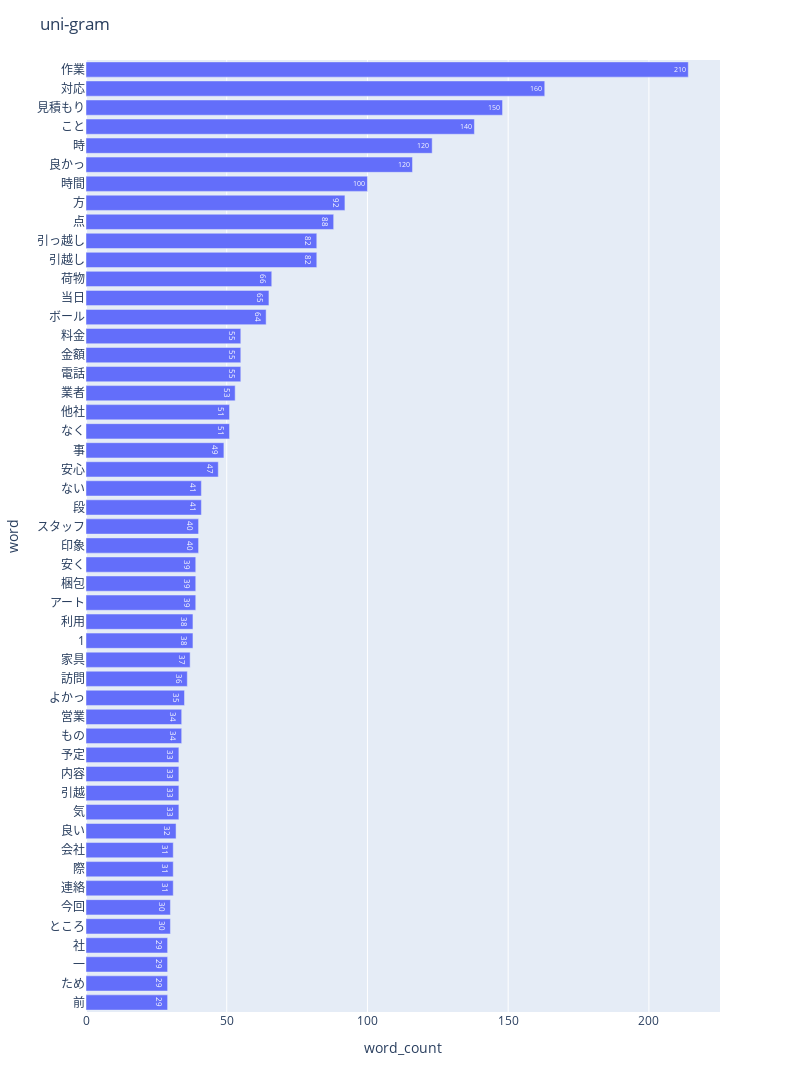

Notebook source saved alongside this figure:
### Code cell
# nlplotで直近1カ月のレビューを可視化・分析
# 頻出単語
import nlplot

npt = nlplot.NLPlot(ato_2022, target_col='words')

# top_nで頻出上位単語, min_freqで頻出下位単語を指定
stopwords = npt.get_stopword(top_n=0, min_freq=0)

npt.bar_ngram(
    title='uni-gram',
    xaxis_label='word_count',
    yaxis_label='word',
    ngram=1,
    top_n=50,
    stopwords=stopwords,
)

### Figure 1 — Plotly figure (JSON) as saved in the notebook; plotly's stock layout.template omitted (floating-point values rounded to 4 significant figures)
{"data": [{"alignmentgroup": "True", "hovertemplate": "word_count=%{text}<br>word=%{y}<extra></extra>", "legendgroup": "", "marker": {"pattern": {"shape": ""}}, "name": "", "offsetgroup": "", "orientation": "h", "showlegend": false, "text": [29, 29, 29, 29, 30, 30, 31, 31, 31, 32, 33, 33, 33, 33, 34, 34, 35, 36, 37, 38, 38, 39, 39, 39, 40, 40, 41, 41, 47, 49, 51, 51, 53, 55, 55, 55, 64, 65, 66, 82, 82, 88, 92, 100, 116, 123, 138, 148, 163, 214], "textposition": "auto", "texttemplate": "%{text:.2s}", "type": "bar", "x": [29, 29, 29, 29, 30, 30, 31, 31, 31, 32, 33, 33, 33, 33, 34, 34, 35, 36, 37, 38, 38, 39, 39, 39, 40, 40, 41, 41, 47, 49, 51, 51, 53, 55, 55, 55, 64, 65, 66, 82, 82, 88, 92, 100, 116, 123, 138, 148, 163, 214], "xaxis": "x", "y": ["前", "ため", "一", "社", "ところ", "今回", "連絡", "際", "会社", "良い", "気", "引越", "内容", "予定", "もの", "営業", "よかっ", "訪問", "家具", "1", "利用", "アート", "梱包", "安く", "印象", "スタッフ", "段", "ない", "安心", "事", "なく", "他社", "業者", "電話", "金額", "料金", "ボール", "当日", "荷物", "引越し", "引っ越し", "点", "方", "時間", "良かっ", "時", "こと", "見積もり", "対応", "作業"], "yaxis": "y"}], "layout": {"barmode": "relative", "height": 1100, "legend": {"tracegroupgap": 0}, "margin": {"t": 60}, "title": {"text": "uni-gram"}, "width": 800, "xaxis": {"anchor": "y", "domain": [0, 1], "title": {"text": "word_count"}}, "yaxis": {"anchor": "x", "domain": [0, 1], "title": {"text": "word"}}}}
